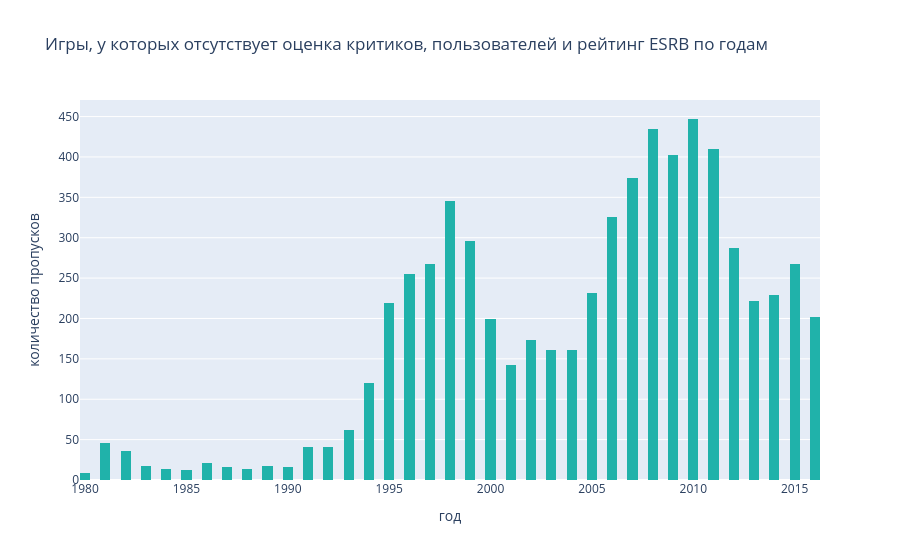

Source (notebook cell):
### Code cell
#Игры, у которых отсутствует оценка критиков, пользователей и рейтинг ESRB по годам

missing_scores_rating = data.query('critic_score.isna() and user_score.isna() and rating.isna()'
                                  ).year_of_release.reset_index()

trace = go.Histogram(
    x=missing_scores_rating.year_of_release,
    marker_color='lightseagreen',
    nbinsx=100)

layout = {'title': 'Игры, у которых отсутствует оценка критиков, пользователей и рейтинг ESRB по годам',
          'xaxis': {'title': 'год'},
          'yaxis': {'title': 'количество пропусков'}}
         
fig = go.Figure(data=trace, layout=layout)
fig.show()

### Figure 1 — Plotly figure (JSON) as saved in the notebook; plotly's stock layout.template omitted (floating-point values rounded to 4 significant figures; data arrays with more than 128 entries replaced by an {"elided": "..."} marker saying what was removed)
{"data": [{"marker": {"color": "lightseagreen"}, "nbinsx": 100, "type": "histogram", "x": {"elided": "6621 int values"}}], "layout": {"title": {"text": "Игры, у которых отсутствует оценка критиков, пользователей и рейтинг ESRB по годам"}, "xaxis": {"title": {"text": "год"}}, "yaxis": {"title": {"text": "количество пропусков"}}}}
